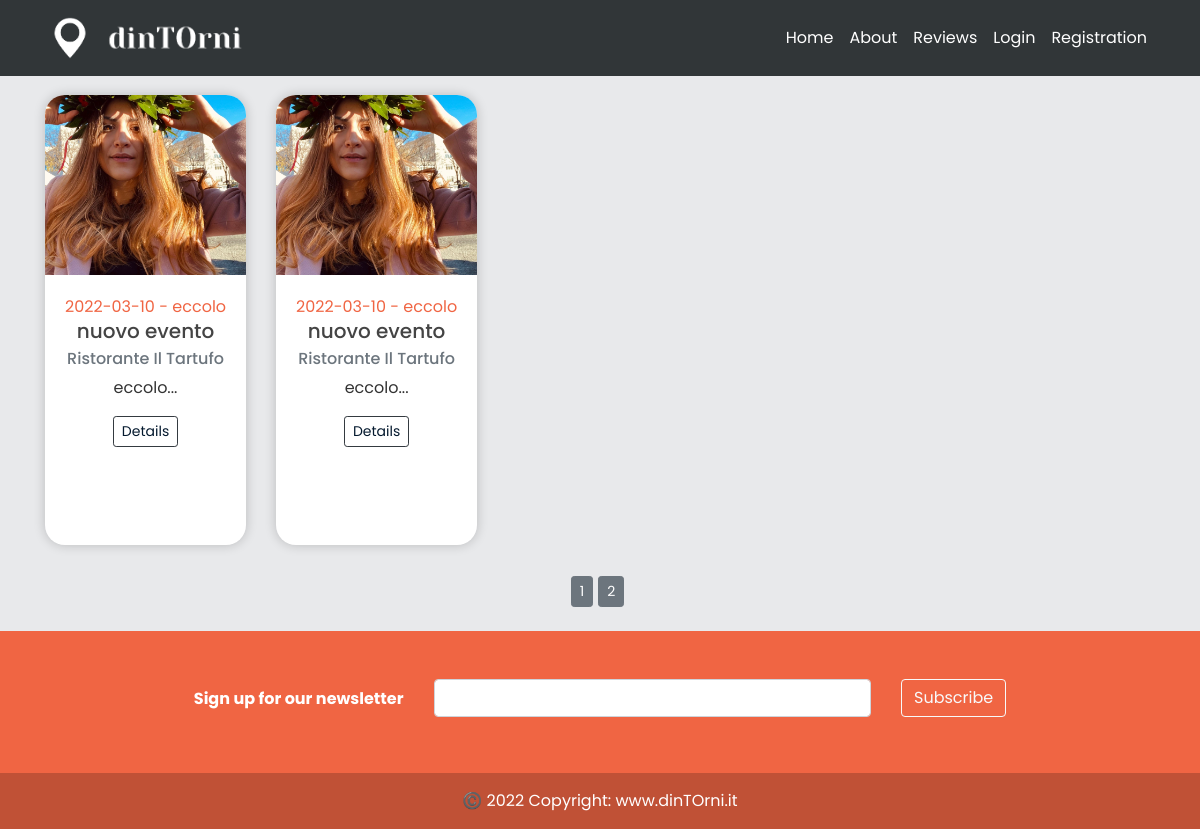
The page /home?page=2 on the database as committed earlier.
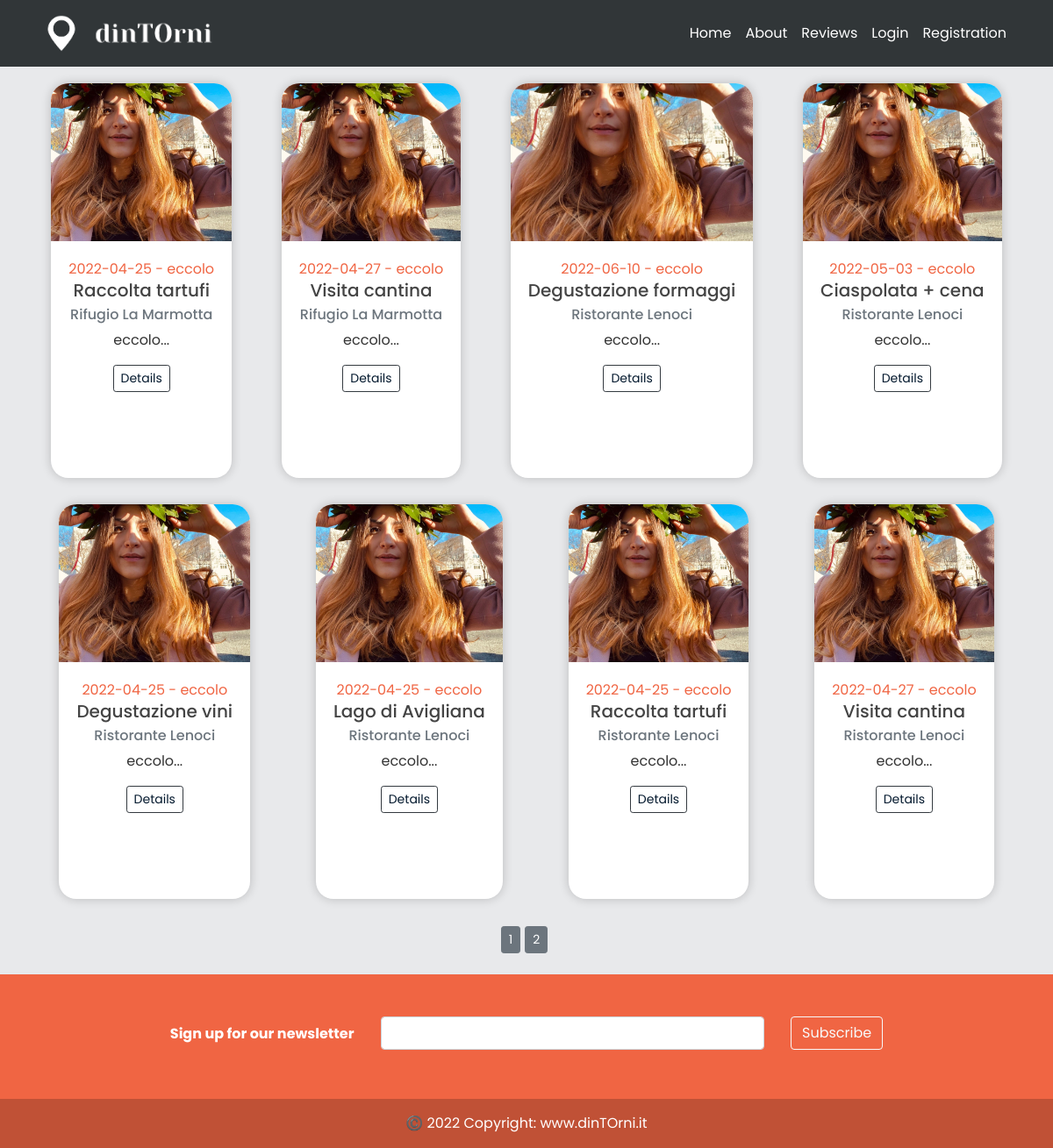
The same page on the database as committed later.
### models.py (models this page shows, shortened)
class Event(db.Model):
    id = db.Column(db.Integer, primary_key=True)
    title = db.Column(db.String(100), nullable=False)
    date_event = db.Column(db.Date, nullable=False)
    location = db.Column(db.Text, nullable=False)
    price = db.Column(db.Float, nullable = True)
    equipment = db.Column(db.Text,  nullable=True)
    min_users = db.Column(db.Integer,  nullable=True)
    date_posted = db.Column(db.DateTime,
                            default=datetime.utcnow())  # default è listante corrente in cui posto
    content = db.Column(db.Text,  nullable=False)
    weaknesses = db.Column(db.Text,  nullable=True)
    image_event1 = db.Column(db.String(20), nullable=False, default='default.jpg')
    image_event2 = db.Column(db.String(20), nullable=False, default='default.jpg')
    image_event3 = db.Column(db.String(20), nullable=False, default='default.jpg')
    business_id = db.Column(db.Integer, db.ForeignKey('business.id'))  # db integer, è una chiave devo specificare la relazi

class User(db.Model, UserMixin):
    _tablename__ = 'user'
    id = db.Column(db.Integer, primary_key=True)
    email = db.Column(db.String(120), unique=True, nullable=False)
    image_file = db.Column(db.String(20), nullable=False, default='default.jpg')
    password = db.Column(db.String(60), nullable=False)
    telephone = db.Column(db.Integer(), nullable=False)
    type= db.Column(db.String(20))
    __mapper_args__={
        'polymorphic_identity': 'user',
        'polymorphic_on': type
    }

class Business(User, db.Model):
    _tablename__ = 'business'
    id = db.Column(db.Integer, db.ForeignKey('user.id'), primary_key=True)
    name = db.Column(db.String(20), unique=True, nullable=False)
    vat_number = db.Column(db.Integer())#rimettere i nullable
    city = db.Column(db.String(20))
    address = db.Column(db.String(30))
    events = db.relationship('Event', backref='creator', lazy=True)
    link_facebook = db.Column(db.String())
    link_instagram = db.Column(db.String())
    link_twitter = db.Column(db.String())
    link_website = db.Column(db.String())
    __mapper_args__ = {
        'polymorphic_identity': 'business',
    }

### app/main/routes.py (the view)
@main.route("/")
@main.route("/home")
def home():
    page = request.args.get('page', 1, type=int) #possiamo passare il numero di post che vogliamo per pagina
    events = Event.query.order_by(Event.date_posted.desc()).paginate(page=page, per_page=10)
    return render_template('home.html', events = events)

### app/templates/home.html (shortened to what this page needs)
{% extends "layout.html" %}
{% block content %}
<div class="card-group" >
    <div class="row justify-content-around">
    {% for event in events.items %}
      <div class="card" id="card_home" style="margin: 15px;">
        <img class="card-img-top" style="width: 100%; height: 15vw; object-fit: cover;" src="{{ url_for('static', filename='events_pics/' + event.image_event1) }}" alt="Event image">
        <div class="card-body align-center">
            <p class="card-text text-center mb-0" style="color: #F06543">{{ event.date_event }} - {{ event.location }}</p>
                <h5 class="card-title text-center mt-0">{{ event.title }}</h5>
            <h6 class="card-subtitle mb-2 text-muted text-center" href="{{ url_for('users.user_events', name=event.creator.name) }}">{{ event.creator.name }}</h6>
            <p class="card-text text-center mb-3">{{ event.content[:35] + "..." }}</p>
            <div class="col text-center mb-0 mt-3">
                  <a href="{{ url_for('events.event', event_id=event.id) }}" class="btn btn-outline-dark btn-sm mb-0" style="color: #04192E">Details</a>
            </div>
        </div>
      </div>
    {% endfor %}
    </div>
</div>
    <div class="container fill d-flex justify-content-center mt-3">
    {% for page_num in events.iter_pages(left_edge=1, right_edge=1, left_current=1, right_current=2) %}
        {% if page_num %}
            {% if events.page == page_num %}
                <a class="btn btn-secondary btn-sm mb-4" style="margin-right: 5px; margin-left: 5px" href="{{ url_for('main.home', page=page_num) }}">{{ page_num }}</a>
            {% else %}
                <a class="btn btn-secondary btn-sm mb-4" href="{{ url_for('main.home', page=page_num) }}">{{ page_num }}</a>
            {% endif %}
        {% endif %}
    {% endfor %}
    </div>
{% endblock content %}

### app/templates/layout.html (shortened to what this page needs)
<!DOCTYPE html>
<html>
<head>
    <link rel="stylesheet" href="https://maxcdn.bootstrapcdn.com/bootstrap/4.0.0/css/bootstrap.min.css">
    <link rel="stylesheet" type="text/css" href="{{ url_for('static', filename='main.css') }}">
    <link rel='stylesheet' href='https://cdnjs.cloudflare.com/ajax/libs/font-awesome/5.15.1/css/all.min.css'>
</head>
<body style="background-color: #E8E9EB;" >
    <header class="site-header">
      <nav class="navbar navbar-expand-md navbar-light text-color:white fixed-top" style="background-color:#313638;">
        <div class="container">
          <a class="navbar-brand mr-4 text-white" href="/">
              <img style="max-width:50px;" src="{{ url_for('static', filename='img/' + 'icon_w.png') }}">
              <img style="max-width:150px;" src="{{ url_for('static', filename='img/' + 'nome_w_nobg.png') }}">
          </a>
          <div class="collapse navbar-collapse" id="navbarToggle">
            <div class="navbar-nav ml-auto ms-auto">
                <a class="nav-item nav-link text-white" href="{{ url_for('main.home') }}">Home</a>
                <a class="nav-item nav-link text-white" href="{{ url_for('main.about') }}">About</a>
                <a class="nav-item nav-link text-white" href="{{ url_for('posts.reviews') }}">Reviews</a>
            {%  if current_user.is_authenticated %}
                <a class="nav-item nav-link text-white " href="{{ url_for('users.logout') }}">Logout</a>
            {% else %}
                 <a class="nav-item nav-link text-white" href="{{ url_for('users.login') }}">Login</a>
                <a class="nav-item nav-link text-white"  href="{{ url_for('users.general') }}">Registration</a>
            {% endif %}
               </div>
          </div>
        </div>
      </nav>
    </header>
    <main role="main" class="container" >
      <div class="row">
        <div class="col-lg-12">
          {% block content %}{% endblock %}
        </div>
      </div>
    </main>
<footer class="text-center text-white" style="background-color: #F06543;">
  <div class="container p-4 pb-0" style="">
    <section class="mt-2 mb-0 pt-2 pb-2">
      <form action="">
        <div class="row d-flex mt-1 pt-1 mb-0 justify-content-center" style="margin-top: 10px; margin-bottom: 10px">
          <div class="col-auto">
            <p class="pt-2">
              <strong>Sign up for our newsletter</strong>
            </p>
          </div>
          <div class="col-md-5 col-12">
            <div class="form-outline form-white mb-4">
              <input type="email" id="form5Example29" class="form-control" />
            </div>
          </div>
          <div class="col-auto">
            <button type="submit" class="btn btn-outline-light mb-4">
              Subscribe
            </button>
          </div>
        </div>
      </form>
    </section>
  </div>
  <div class="text-center p-3" style="background-color: rgba(0, 0, 0, 0.2);">
    ©️ 2022 Copyright:
    <a class="text-white" href="{{ url_for('main.home') }}"> www.dinTOrni.it</a>
  </div>
</footer>
</body>
</html>

### app/static/main.css (style rules this page uses)
body { background: #fafafa; color: #333333; margin-top: 5rem; }
h1, h2, h3, h4, h5, h6 { color: #444444; }
.site-header .navbar-nav .nav-link { color: #cbd5db; }
.card { border: none; transition: all 500ms cubic-bezier(0.19, 1, 0.22, 1); overflow: hidden; border-radius: 20px; min-height: 450px; box-shadow: 0 0 12px 0 rgba(0, 0, 0, 0.2); }
.card .card-body { transition: all 500ms cubic-bezier(0.19, 1, 0.22, 1); }
.align-center { text-align: center; }
img { border: 0; }
img { max-width: 100%; }
img { vertical-align: middle; border-style: none; }
*, body { font-family: "Poppins", sans-serif; }
a { color: #F06543; }
.text-center { text-align: center !important; }
.d-flex { display: -ms-flexbox !important; display: flex !important; }

Rows that differ between the two databases and show on the page:
changed Event (number 1 of 8 on the later page): date_event "2022-03-10" → "2022-04-25"; title "nuovo evento" → "Raccolta tartufi"; creator.name "Ristorante Il Tartufo" → "Rifugio La Marmotta"
changed Event (number 2 of 8 on the later page): date_event "2022-03-10" → "2022-04-27"; title "nuovo evento" → "Visita cantina"; creator.name "Ristorante Il Tartufo" → "Rifugio La Marmotta"
added Event: image_event1 (placeholder picture), date_event "2022-06-10", location "eccolo", title "Degustazione formaggi", creator.name "Ristorante Lenoci", content "eccolo..."
added Event: image_event1 (placeholder picture), date_event "2022-05-03", location "eccolo", title "Ciaspolata + cena", creator.name "Ristorante Lenoci", content "eccolo..."
added Event: image_event1 (placeholder picture), date_event "2022-04-25", location "eccolo", title "Degustazione vini", creator.name "Ristorante Lenoci", content "eccolo..."
added Event: image_event1 (placeholder picture), date_event "2022-04-25", location "eccolo", title "Lago di Avigliana", creator.name "Ristorante Lenoci", content "eccolo..."
added Event: image_event1 (placeholder picture), date_event "2022-04-25", location "eccolo", title "Raccolta tartufi", creator.name "Ristorante Lenoci", content "eccolo..."
added Event: image_event1 (placeholder picture), date_event "2022-04-27", location "eccolo", title "Visita cantina", creator.name "Ristorante Lenoci", content "eccolo..."
